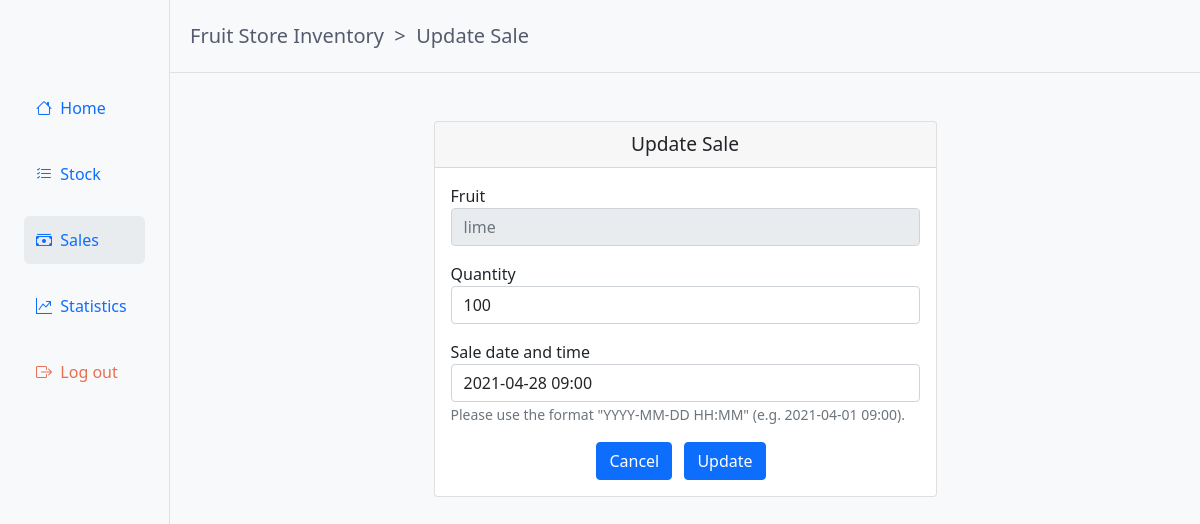
The page /sales/224/update/ (signed in) on the database as committed earlier.
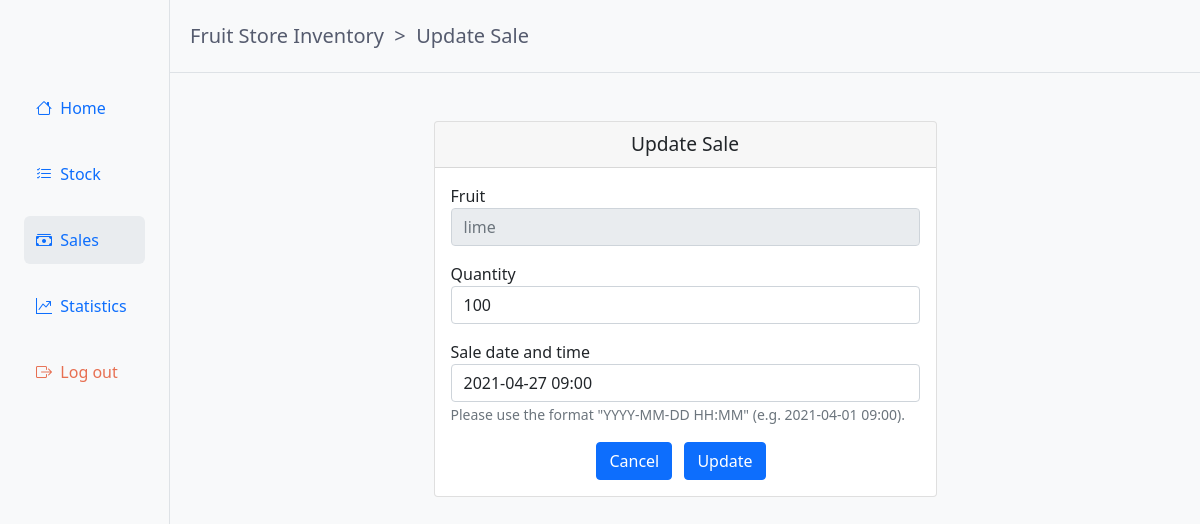
The same page on the database as committed later.
### sales/models.py (models this page shows, shortened)
class Sale(models.Model):
    fruit = models.ForeignKey(
        Fruit,
        related_name="sales",
        on_delete=models.SET_NULL,
        null=True,
    )
    fruit_name = models.CharField(max_length=100)
    quantity = models.PositiveIntegerField(
        default=0,
        validators=[MinValueValidator(0), MaxValueValidator(999999999999)],
    )
    fruit_price_when_sold = models.PositiveIntegerField(blank=True, null=True)
    proceeds = models.PositiveIntegerField(blank=True, null=True)
    sold_on = models.DateTimeField(validators=[reject_future_date_time])
    class Meta:
        verbose_name = "sale"
        verbose_name_plural = "sales"

### sales/views.py (the view)
# urls.py: path("<int:pk>/update/", sale_update, name="sale_update"),
@login_required
def sale_update(request, pk):
    sale = get_object_or_404(Sale, pk=pk)
    if request.method == "POST":
        form = SaleUpdateForm(request.POST, instance=sale)
        if form.is_valid():
            sale = form.save(commit=False)
            sale.calculate_proceeds()
            sale.save()
            return redirect("sale_list")
    else:
        form = SaleUpdateForm(instance=sale)
    return render(
        request, "sales/sale_update.html", {"form": form, "sale": sale}
    )

### sales/forms.py
class SaleUpdateForm(forms.ModelForm):
    quantity = forms.CharField(
        label="Quantity",
        error_messages={
            "required": "Required.",
            "invalid": "Please use digits.",
            "max_value": "Please enter a number between 0 and 999999999999.",
            "min_value": "Please enter a number between 0 and 999999999999.",
        },
    )
    sold_on = forms.DateTimeField(
        label="Sale date and time",
        error_messages={
            "required": "Required.",
            "invalid": "Please enter a valid date and time.",
        },
        help_text='Please use the format "YYYY-MM-DD HH:MM" (e.g. 2021-04-01 09:00).',
        input_formats=["%Y-%m-%d %H:%i"],
        widget=forms.DateTimeInput(format="%Y-%m-%d %H:%M"),
    )
    class Meta:
        model = Sale
        fields = (
            "quantity",
            "sold_on",
        )

### templates/sales/sale_update.html (shortened to what this page needs)
{% extends 'base.html' %}
{% load crispy_forms_tags %}
{% block page-trail %}&nbsp;&nbsp;>&nbsp;&nbsp;Update Sale{% endblock page-trail %}
{% block content %}
    <div class="row justify-content-center mt-5">
        <div class="col-6">
            <div class="card">
                <div class="card-header">
                    Update Sale
                </div>
                <div class="card-body">
                    <form method="POST" novalidate>
                        <div class="mb-3">
                            Fruit
                            <input class="form-control" type="text" placeholder="{{ sale.fruit_name }}" readonly>
                        </div>
                        <div class="mb-3">
                            {{ form.quantity|as_crispy_field }}
                        </div>
                        <div class="mb-3">
                            {{ form.sold_on|as_crispy_field }}
                        </div>
                        <div class="text-center mt-3">
                            <a href="{% url 'sale_list' %}"  class="btn btn-primary" role="button">Cancel</a>
                            <button type="submit" class="btn btn-primary mx-2">Update</button>
                        </div>
                    </form>
                </div>
            </div>
        </div>
    </div>
{% endblock %}

Rows that differ between the two databases and show on the page:
changed Sale "lime": sold_on "2021-04-28 09:00" → "2021-04-27 09:00"
